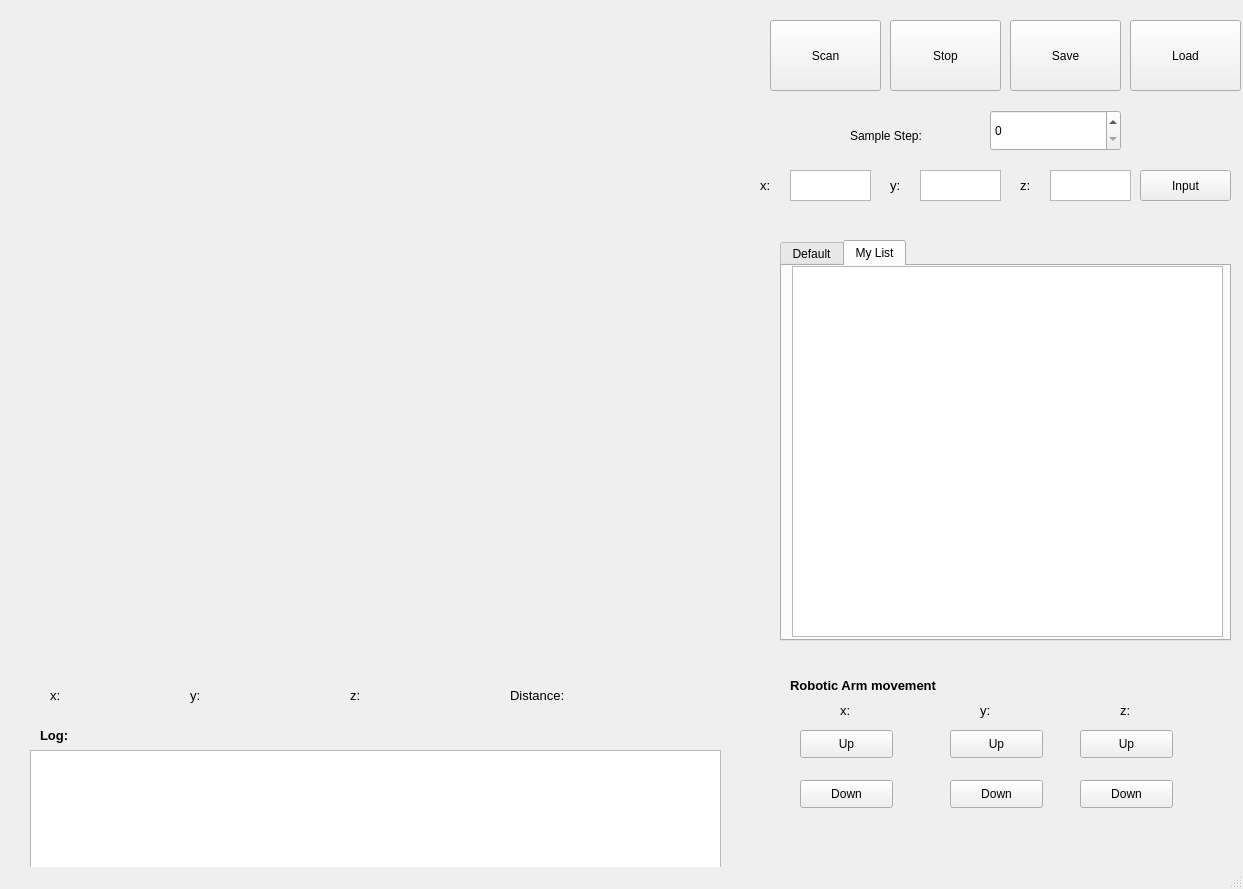
<?xml version="1.0" encoding="UTF-8"?>
<ui version="4.0">
 <class>MainWindow</class>
 <widget class="QMainWindow" name="MainWindow">
  <property name="geometry">
   <rect>
    <x>0</x>
    <y>0</y>
    <width>1243</width>
    <height>889</height>
   </rect>
  </property>
  <property name="windowTitle">
   <string>MainWindow</string>
  </property>
  <widget class="QWidget" name="centralwidget">
   <widget class="QLabel" name="label_x_RobPos">
    <property name="geometry">
     <rect>
      <x>50</x>
      <y>680</y>
      <width>111</width>
      <height>31</height>
     </rect>
    </property>
    <property name="font">
     <font>
      <pointsize>10</pointsize>
     </font>
    </property>
    <property name="text">
     <string>x:</string>
    </property>
   </widget>
   <widget class="QLabel" name="label_y_RobPos">
    <property name="geometry">
     <rect>
      <x>190</x>
      <y>680</y>
      <width>131</width>
      <height>31</height>
     </rect>
    </property>
    <property name="font">
     <font>
      <pointsize>10</pointsize>
     </font>
    </property>
    <property name="text">
     <string>y: </string>
    </property>
   </widget>
   <widget class="QLabel" name="label_z_RobPos">
    <property name="geometry">
     <rect>
      <x>350</x>
      <y>680</y>
      <width>131</width>
      <height>31</height>
     </rect>
    </property>
    <property name="font">
     <font>
      <pointsize>10</pointsize>
     </font>
    </property>
    <property name="text">
     <string>z:</string>
    </property>
   </widget>
   <widget class="QLabel" name="label_dist_laser">
    <property name="geometry">
     <rect>
      <x>510</x>
      <y>680</y>
      <width>211</width>
      <height>31</height>
     </rect>
    </property>
    <property name="font">
     <font>
      <pointsize>10</pointsize>
     </font>
    </property>
    <property name="text">
     <string>Distance:</string>
    </property>
   </widget>
   <widget class="QTextBrowser" name="tbx_log">
    <property name="geometry">
     <rect>
      <x>30</x>
      <y>750</y>
      <width>691</width>
      <height>121</height>
     </rect>
    </property>
   </widget>
   <widget class="QLabel" name="label_Log">
    <property name="geometry">
     <rect>
      <x>40</x>
      <y>720</y>
      <width>51</width>
      <height>31</height>
     </rect>
    </property>
    <property name="font">
     <font>
      <pointsize>10</pointsize>
      <weight>75</weight>
      <bold>true</bold>
     </font>
    </property>
    <property name="text">
     <string>Log:</string>
    </property>
    <property name="wordWrap">
     <bool>false</bool>
    </property>
   </widget>
   <widget class="QTextEdit" name="ted_x">
    <property name="geometry">
     <rect>
      <x>790</x>
      <y>170</y>
      <width>81</width>
      <height>31</height>
     </rect>
    </property>
   </widget>
   <widget class="QPushButton" name="btnScan">
    <property name="geometry">
     <rect>
      <x>770</x>
      <y>20</y>
      <width>111</width>
      <height>71</height>
     </rect>
    </property>
    <property name="text">
     <string>Scan</string>
    </property>
   </widget>
   <widget class="QPushButton" name="btnSave">
    <property name="geometry">
     <rect>
      <x>1010</x>
      <y>20</y>
      <width>111</width>
      <height>71</height>
     </rect>
    </property>
    <property name="text">
     <string>Save</string>
    </property>
   </widget>
   <widget class="QPushButton" name="btn_Load">
    <property name="geometry">
     <rect>
      <x>1130</x>
      <y>20</y>
      <width>111</width>
      <height>71</height>
     </rect>
    </property>
    <property name="text">
     <string>Load</string>
    </property>
   </widget>
   <widget class="QLabel" name="label_x">
    <property name="geometry">
     <rect>
      <x>760</x>
      <y>175</y>
      <width>21</width>
      <height>21</height>
     </rect>
    </property>
    <property name="font">
     <font>
      <pointsize>10</pointsize>
     </font>
    </property>
    <property name="text">
     <string>x:</string>
    </property>
   </widget>
   <widget class="QLabel" name="label_y">
    <property name="geometry">
     <rect>
      <x>890</x>
      <y>170</y>
      <width>21</width>
      <height>31</height>
     </rect>
    </property>
    <property name="font">
     <font>
      <pointsize>10</pointsize>
     </font>
    </property>
    <property name="text">
     <string>y:</string>
    </property>
   </widget>
   <widget class="QTextEdit" name="ted_y">
    <property name="geometry">
     <rect>
      <x>920</x>
      <y>170</y>
      <width>81</width>
      <height>31</height>
     </rect>
    </property>
   </widget>
   <widget class="QTextEdit" name="ted_z">
    <property name="geometry">
     <rect>
      <x>1050</x>
      <y>170</y>
      <width>81</width>
      <height>31</height>
     </rect>
    </property>
   </widget>
   <widget class="QLabel" name="label_z">
    <property name="geometry">
     <rect>
      <x>1020</x>
      <y>170</y>
      <width>21</width>
      <height>31</height>
     </rect>
    </property>
    <property name="font">
     <font>
      <pointsize>10</pointsize>
     </font>
    </property>
    <property name="text">
     <string>z:</string>
    </property>
   </widget>
   <widget class="QPushButton" name="btn_input">
    <property name="geometry">
     <rect>
      <x>1140</x>
      <y>170</y>
      <width>91</width>
      <height>31</height>
     </rect>
    </property>
    <property name="text">
     <string>Input</string>
    </property>
   </widget>
   <widget class="QPushButton" name="btnStop">
    <property name="geometry">
     <rect>
      <x>890</x>
      <y>20</y>
      <width>111</width>
      <height>71</height>
     </rect>
    </property>
    <property name="text">
     <string>Stop</string>
    </property>
   </widget>
   <widget class="QTabWidget" name="twg_table">
    <property name="geometry">
     <rect>
      <x>780</x>
      <y>240</y>
      <width>451</width>
      <height>401</height>
     </rect>
    </property>
    <property name="currentIndex">
     <number>1</number>
    </property>
    <widget class="QWidget" name="tab">
     <attribute name="title">
      <string>Default</string>
     </attribute>
     <widget class="QTableView" name="tbv_default">
      <property name="geometry">
       <rect>
        <x>0</x>
        <y>10</y>
        <width>441</width>
        <height>361</height>
       </rect>
      </property>
     </widget>
    </widget>
    <widget class="QWidget" name="tab_2">
     <attribute name="title">
      <string>My List</string>
     </attribute>
     <widget class="QTableWidget" name="tbw_mylist">
      <property name="geometry">
       <rect>
        <x>10</x>
        <y>0</y>
        <width>431</width>
        <height>371</height>
       </rect>
      </property>
     </widget>
    </widget>
   </widget>
   <widget class="QLabel" name="label_robotMove">
    <property name="geometry">
     <rect>
      <x>790</x>
      <y>670</y>
      <width>221</width>
      <height>31</height>
     </rect>
    </property>
    <property name="font">
     <font>
      <pointsize>10</pointsize>
      <weight>75</weight>
      <bold>true</bold>
     </font>
    </property>
    <property name="text">
     <string>Robotic Arm movement</string>
    </property>
   </widget>
   <widget class="QPushButton" name="btn_xUp">
    <property name="geometry">
     <rect>
      <x>800</x>
      <y>730</y>
      <width>93</width>
      <height>28</height>
     </rect>
    </property>
    <property name="text">
     <string>Up</string>
    </property>
   </widget>
   <widget class="QPushButton" name="btn_xDown">
    <property name="geometry">
     <rect>
      <x>800</x>
      <y>780</y>
      <width>93</width>
      <height>28</height>
     </rect>
    </property>
    <property name="text">
     <string>Down</string>
    </property>
   </widget>
   <widget class="QLabel" name="label_rob_x">
    <property name="geometry">
     <rect>
      <x>840</x>
      <y>700</y>
      <width>21</width>
      <height>21</height>
     </rect>
    </property>
    <property name="font">
     <font>
      <pointsize>10</pointsize>
     </font>
    </property>
    <property name="text">
     <string>x:</string>
    </property>
   </widget>
   <widget class="QLabel" name="label_roby">
    <property name="geometry">
     <rect>
      <x>980</x>
      <y>700</y>
      <width>21</width>
      <height>21</height>
     </rect>
    </property>
    <property name="font">
     <font>
      <pointsize>10</pointsize>
     </font>
    </property>
    <property name="text">
     <string>y:</string>
    </property>
   </widget>
   <widget class="QLabel" name="label_robz">
    <property name="geometry">
     <rect>
      <x>1120</x>
      <y>700</y>
      <width>21</width>
      <height>21</height>
     </rect>
    </property>
    <property name="font">
     <font>
      <pointsize>10</pointsize>
     </font>
    </property>
    <property name="text">
     <string>z:</string>
    </property>
   </widget>
   <widget class="QPushButton" name="btn_yUp">
    <property name="geometry">
     <rect>
      <x>950</x>
      <y>730</y>
      <width>93</width>
      <height>28</height>
     </rect>
    </property>
    <property name="text">
     <string>Up</string>
    </property>
   </widget>
   <widget class="QPushButton" name="btn_zUp">
    <property name="geometry">
     <rect>
      <x>1080</x>
      <y>730</y>
      <width>93</width>
      <height>28</height>
     </rect>
    </property>
    <property name="text">
     <string>Up</string>
    </property>
   </widget>
   <widget class="QPushButton" name="btn_yDown">
    <property name="geometry">
     <rect>
      <x>950</x>
      <y>780</y>
      <width>93</width>
      <height>28</height>
     </rect>
    </property>
    <property name="text">
     <string>Down</string>
    </property>
   </widget>
   <widget class="QPushButton" name="btn_zDown">
    <property name="geometry">
     <rect>
      <x>1080</x>
      <y>780</y>
      <width>93</width>
      <height>28</height>
     </rect>
    </property>
    <property name="text">
     <string>Down</string>
    </property>
   </widget>
   <widget class="QSpinBox" name="spb_SampleSteps">
    <property name="geometry">
     <rect>
      <x>990</x>
      <y>110</y>
      <width>131</width>
      <height>41</height>
     </rect>
    </property>
   </widget>
   <widget class="QLabel" name="label_SampleStep">
    <property name="geometry">
     <rect>
      <x>850</x>
      <y>120</y>
      <width>121</width>
      <height>31</height>
     </rect>
    </property>
    <property name="text">
     <string>Sample Step:</string>
    </property>
   </widget>
   <widget class="QWidget" name="viewer_3d" native="true">
    <property name="geometry">
     <rect>
      <x>10</x>
      <y>20</y>
      <width>741</width>
      <height>641</height>
     </rect>
    </property>
   </widget>
  </widget>
  <widget class="QStatusBar" name="statusbar"/>
 </widget>
 <resources/>
 <connections/>
</ui>
